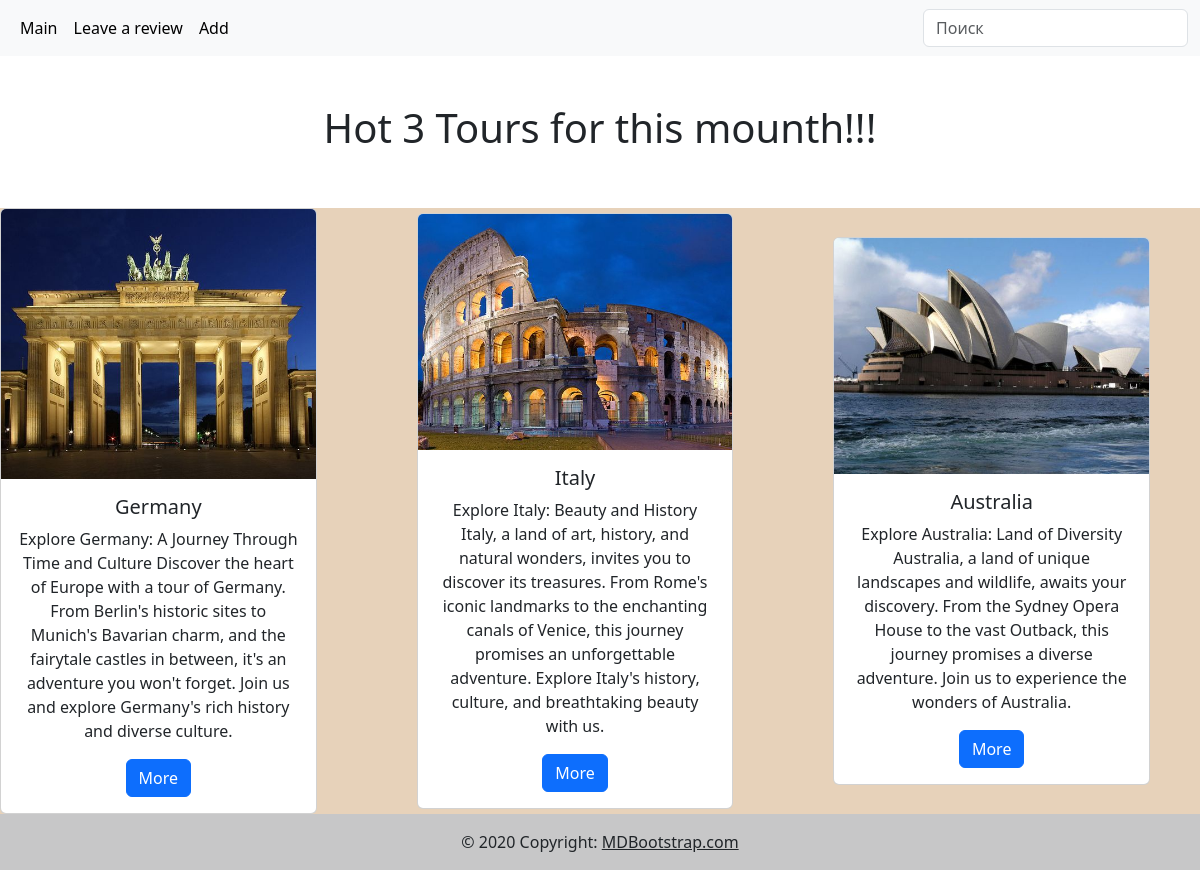
Screenshot of /tour/ with the database file from the repository.
### tour/models.py (models this page shows, shortened)
class Tour(models.Model):
    TYPE = (
        ('Приключенческий', 'Приключенческий'),
        ('Культурный', 'Культурный'),
        ('Романтический', 'Романтический'),
    )
    tour_name = models.CharField(max_length=30)
    description = models.TextField()
    tour_type = models.CharField(max_length=100, choices=TYPE, default=TYPE[0], null=True)
    image = models.ImageField(upload_to='')
    price = models.DecimalField(max_digits=10, decimal_places=2, null=True)  # Поле для хранения цены
    video = models.URLField(null=True)
    start_date = models.DateField(null=True)
    end_date = models.DateTimeField(null=True)

### tour/views.py (the view)
# urls.py: path('tour/', views.TourView.as_view()),
class TourView(generic.ListView):
    template_name = 'tour.html'
    queryset = models.Tour.objects.all()
    def get_queryset(self):
        return models.Tour.objects.all()

### templates/tour.html
{% include 'header.html' %}
<center>
    <br><br><h1>Hot 3 Tours for this mounth!!!</h1><br><br>
<div class="flex">
 {% for i in object_list %}
    <div class="card" style="width: 30rem;">
      <img src="{{i.image.url}}" class="card-img-top" alt="...">
      <div class="card-body">
        <h5 class="card-title">{{i.tour_name}}</h5>
        <p class="card-text">{{i.description}}</p>
        <a href="/tour_detail/{{i.id}}/" class="btn btn-primary">More</a>
      </div>
</div>
    <br><br>
   {% endfor %}
     </div></center>
{% include 'footer.html' %}

### templates/header.html (shortened to what this page needs)
{% load static %}
<!DOCTYPE html>
<html lang="en">
<head>
    <link href="https://cdn.jsdelivr.net/npm/bootstrap@5.3.1/dist/css/bootstrap.min.css" rel="stylesheet">
    <link rel="stylesheet" href="{% static 'css/style.css' %}">
</head>
<body>
<nav class="navbar navbar-expand-lg bg-body-tertiary">
  <div class="container-fluid">
    <div class="collapse navbar-collapse" id="navbarSupportedContent">
      <ul class="navbar-nav me-auto mb-2 mb-lg-0">
        <li class="nav-item">
          <a class="nav-link active" aria-current="page" href="/">Main</a>
        </li>
        <li class="nav-item">
          <a class="nav-link active" href="/add-cooment/">Leave a review</a>
        </li>
        <li class="nav-item">
          <a class="nav-link active" href="/add-cooment/">Add</a>
        </li>
      </ul>
      <form  action="{% url 'search' %}" method="GET"  role="search">
        <input class="form-control me-2" type="text" name="q" type="search" placeholder="Поиск" aria-label="Поиск">
      </form>
    </div>
  </div>
</nav>
</body>
</html>

### templates/footer.html (shortened to what this page needs)
<footer class="bg-light text-center text-lg-start">
  <div class="text-center p-3" style="background-color: rgba(0, 0, 0, 0.2);">
    © 2020 Copyright:
    <a class="text-dark" href="https://mdbootstrap.com/">MDBootstrap.com</a>
  </div>
</footer>
</body>
</html>

### static/style.css (style rules this page uses)
.flex { display: flex; align-items: center; justify-content: center; gap: 50px; background-color: #e7d2ba; }

### rows the page displays
Tour: image (picture), tour_name "Germany", description "Explore Germany: A Journey Through Time and Culture Discover the heart of Europe with a tour of Germany. From Berlin's historic sites to Munich's Bavarian charm, and the fairytale castles in between, it's an adventure you won't forget. Join us and explore Germany's rich history and diverse culture."
Tour: image (picture), tour_name "Italy", description "Explore Italy: Beauty and History Italy, a land of art, history, and natural wonders, invites you to discover its treasures. From Rome's iconic landmarks to the enchanting canals of Venice, this journey promises an unforgettable adventure. Explore Italy's history, culture, and breathtaking beauty with us."
Tour: image (picture), tour_name "Australia", description "Explore Australia: Land of Diversity Australia, a land of unique landscapes and wildlife, awaits your discovery. From the Sydney Opera House to the vast Outback, this journey promises a diverse adventure. Join us to experience the wonders of Australia."
